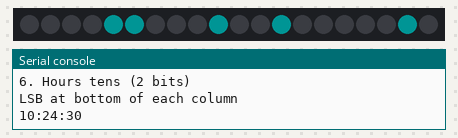
The program below on a simulated MicroPython board. Shown: 20 RGB LEDs in strip order, left to right, the last lines printed to the serial console. Dim RGB values are drawn brighter than linear; the clock reads 2024-03-15 10:24:30 at power-on unless the program sets it.

Above: at 0.1 s.
At 5.1 s:
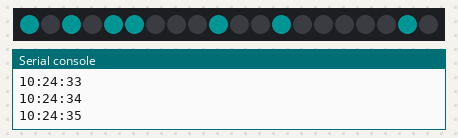
At 9.1 s:
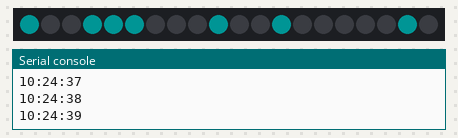
At 19.1 s:
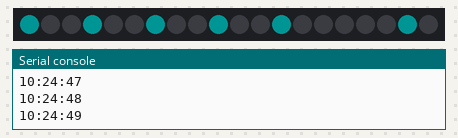
At 28.1 s:
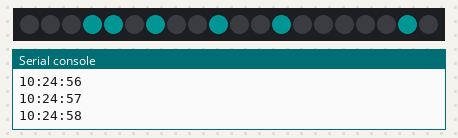
At 38.1 s:
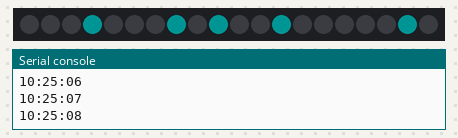

The program:

main.py
```python
from machine import Pin
from neopixel import NeoPixel
from utime import localtime, sleep

# Configuration
NEOPIXEL_PIN = 0
NUM_PIXELS = 20  # Total number of pixels (18 + 2)

# Column configuration (start_index, height)
COLUMN_CONFIG = {
    'hours_tens':   (18, 2),  # Column 1: 2 pixels (0-2)
    'hours_ones':   (14, 4),  # Column 2: 4 pixels (0-9)
    'minutes_tens': (11, 3),  # Column 3: 3 pixels (0-5)
    'minutes_ones': (7, 4),   # Column 4: 4 pixels (0-9)
    'seconds_tens': (4, 3),   # Column 5: 3 pixels (0-5)
    'seconds_ones': (0, 4),   # Column 6: 4 pixels (0-9)
}

# Initialize NeoPixels
pixels = NeoPixel(Pin(NEOPIXEL_PIN), NUM_PIXELS)

# Colors (RGB values)
ON_COLOR = (0, 20, 20)    # Cyan, dimmed for less power usage
OFF_COLOR = (0, 0, 0)     # Off

def int_to_binary_column(number, num_bits):
    """Convert a number to binary and return list of bits."""
    binary = []
    for i in range(num_bits):
        binary.append(1 if number & (1 << i) else 0)
    return binary  # LSB first

def set_column(start_index, height, number):
    """Set the LEDs for a specific column based on the number."""
    binary = int_to_binary_column(number, height)

    # Set each LED in the column
    for bit_pos in range(height):
        pixel_index = start_index + bit_pos
        pixels[pixel_index] = ON_COLOR if binary[bit_pos] else OFF_COLOR

def update_display(hours, minutes, seconds):
    """Update all columns with current time."""
    # Hours
    set_column(*COLUMN_CONFIG['hours_tens'], hours // 10)
    set_column(*COLUMN_CONFIG['hours_ones'], hours % 10)

    # Minutes
    set_column(*COLUMN_CONFIG['minutes_tens'], minutes // 10)
    set_column(*COLUMN_CONFIG['minutes_ones'], minutes % 10)

    # Seconds
    set_column(*COLUMN_CONFIG['seconds_tens'], seconds // 10)
    set_column(*COLUMN_CONFIG['seconds_ones'], seconds % 10)

    pixels.write()  # Update the NeoPixels

def main():
    print("Binary Clock Started")
    print("Columns from right to left:")
    print("1. Seconds ones (4 bits)")
    print("2. Seconds tens (3 bits)")
    print("3. Minutes ones (4 bits)")
    print("4. Minutes tens (3 bits)")
    print("5. Hours ones (4 bits)")
    print("6. Hours tens (2 bits)")
    print("LSB at bottom of each column")

    while True:
        # Get current time
        t = localtime()
        hours, minutes, seconds = t[3], t[4], t[5]

        # Update the display
        update_display(hours, minutes, seconds)

        # Print current time for debugging
        print(f"{hours:02d}:{minutes:02d}:{seconds:02d}")

        # Wait before next update
        sleep(1)

if __name__ == "__main__":
    main()
```

Measured:
- what the display in image 1 shows lasts 1.0 s, from 5.0 s to 6.0 s
